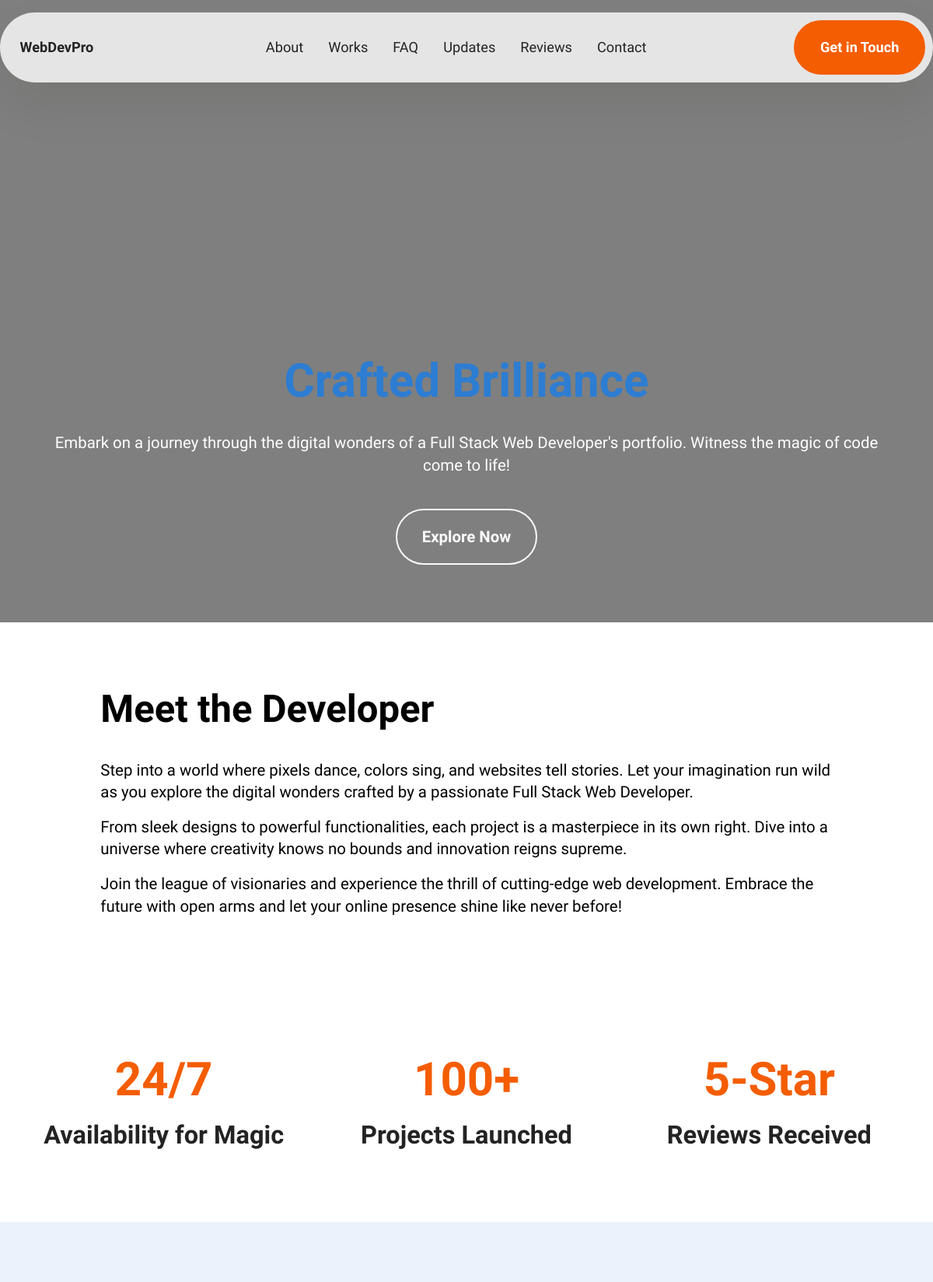
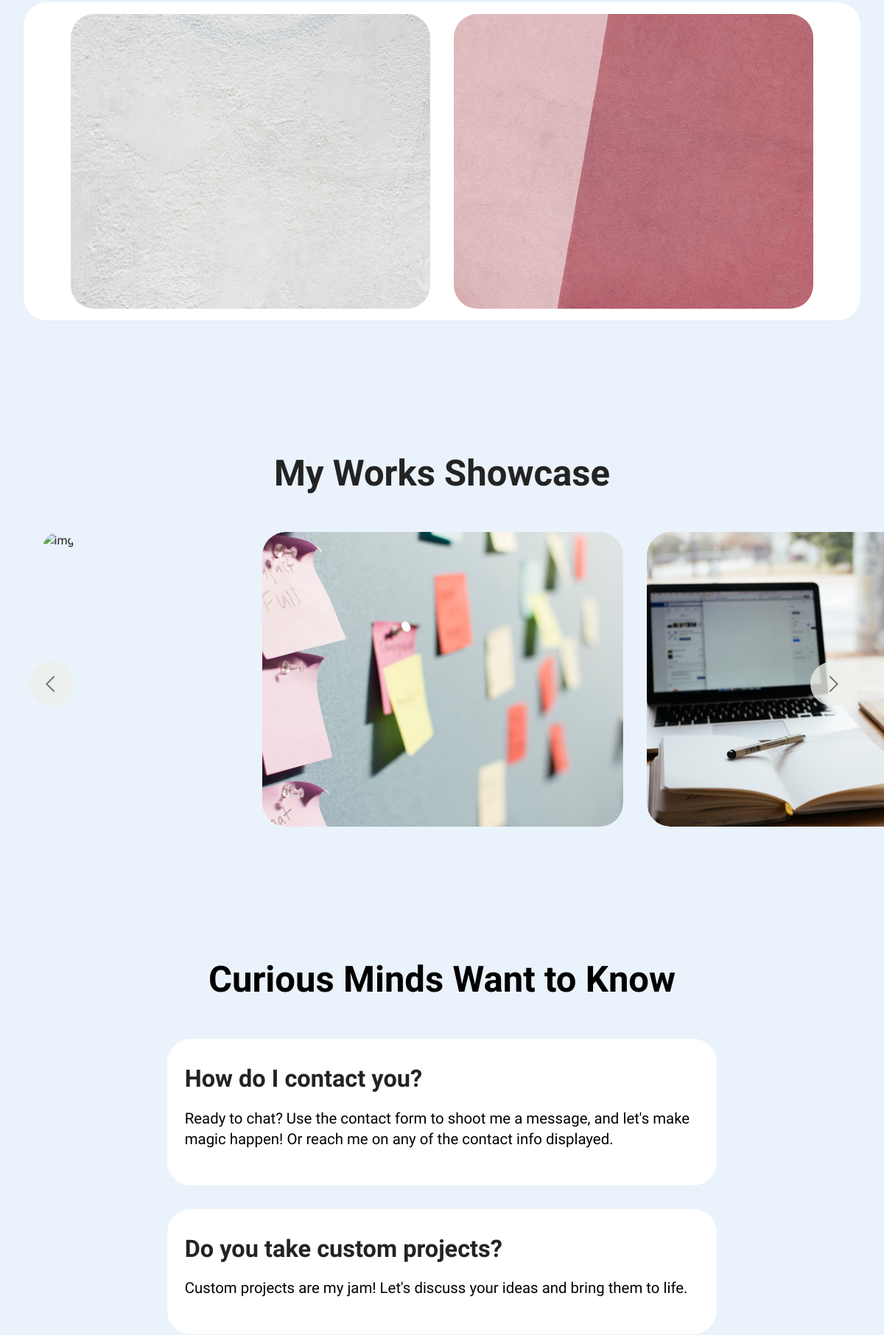
The page / (upper part) on the database its author committed (2 pictures, top to bottom).
### core/models.py (models this page shows, shortened)
class SingletonModel(models.Model):
    class Meta:
        abstract = True

class Hero(SingletonModel):
    hero_title = models.CharField(max_length=255)
    hero_content = models.CharField(max_length=255)
    button_url = models.CharField(max_length=255)
    button_title = models.CharField(max_length=255, default='Explore Now')
    bg_video = models.FileField(upload_to='pageFiles/Videos', blank=True, null=True)
    bg_img = models.ImageField(upload_to='pageFiles/images', blank=True, null=True)
    class Meta:
        ordering = ('hero_title',)
        verbose_name_plural = 'Hero Content'

class About(SingletonModel):
    about_title = models.CharField(max_length=255)
    about_content = models.TextField(null=True, blank=True)
    ab_list = models.ManyToManyField('Ab_list', blank=True)
    ab_img = models.ManyToManyField('Ab_img', blank=True)
    class Meta:
        ordering = ('about_title',)
        verbose_name_plural = 'About Content'

class Ab_list(models.Model):
    title = models.CharField(max_length=255)
    value = models.CharField(max_length=255)
    class Meta:
        ordering = ('title',)
        verbose_name_plural = 'About list'

class Ab_img(models.Model):
    alt = models.CharField(max_length=255)
    img = models.ImageField(upload_to='pageFiles/images', blank=True, null=True)
    class Meta:
        ordering = ('alt',)
        verbose_name_plural = 'About images'

class Showcase(models.Model):
    alt = models.CharField(max_length=255)
    img = models.ImageField(upload_to='pageFiles/images', blank=True, null=True)
    class Meta:
        ordering = ('alt',)
        verbose_name_plural = 'Showcase Images'

class FAQ(models.Model):
    question = models.CharField(max_length=255)
    ans = models.TextField()
    class Meta:
        ordering = ('question',)
        verbose_name_plural = 'FAQ'

### core/views.py (the view)
# urls.py: path('', index, name='index'),
def index(request):
    hero = Hero.objects.first()
    about = About.objects.first()
    gallery = Showcase.objects.all().order_by('?')
    faq = FAQ.objects.all().order_by('?')[:5]
    cta = CTA.objects.first()
    rev_query = Rev.objects.all()
    revs = random.sample(list(rev_query), min(len(rev_query), 3))
    blog = Blog.objects.all().order_by('-id')[:4]
    scocials = Socials.objects.all()
    support = Support.objects.all().order_by('-id')[:6]
    contact = Contacts.objects.all().order_by('id')
    map = Map.objects.first()
    if request.method == 'POST':
        form = MessageForm(request.POST)
        if form.is_valid():
            form.save()
            messages.success(request, 'Your message has been sent successfully.')
            form = MessageForm()  # Clear the form after successful submission
        else:
            messages.error(request, 'There was an error in your form. Please correct it and try again.')
    else:
        form = MessageForm()
    return render(request, 'core/index.html', {
        'hero' : hero,
        'about' : about,
        'gallery' : gallery,
        'faq' : faq,
        'cta' : cta,
        'revs' : revs,
        'blog' : blog,
        'scocials' : scocials,
        'support' : support,
        'form' : form,
        'contact' : contact,
        'map' : map,
    })

### core/templates/core/index.html (shortened to what this page needs)
{% extends 'core/base.html' %}
{% block content %}
{% load static %}
  <section class="header18 cid-ucBtTFDuSt mbr-fullscreen">
    {% if hero.bg_video %}
        <video autoplay loop muted playsinline>
            <source src="{{ hero.bg_video.url }}" type="video/mp4">
        </video>
    {% elif hero.bg_img %}
        <img class="herobg " src="{{ hero.bg_img.url }}" alt="">
    {% endif %}
    <div class="container-fluid">
        <div class="row">
            <div class="content-wrap col-12 col-md-12">
                <h1 class="mbr-section-title mbr-fonts-style mbr-white mb-4 display-1">
                    <strong>{{ hero.hero_title }}</strong>
                </h1>
                <p class="mbr-fonts-style mbr-text mbr-white mb-4 display-7">{{ hero.hero_content }}</p>
                <div class="mbr-section-btn">
                    <a class="btn btn-white-outline display-7" href="{{ hero.button_url }}">{{ hero.button_title }}</a>
                </div>
            </div>
        </div>
    </div>
  </section>
  <section data-bs-version="5.1" class="article12 cid-ucBtTFDrx5" id="about-me-12-ucBtTFDrx5">
      <div class="container">
          <div class="row justify-content-center">
              <div class="col-md-12 col-lg-10">
                  <h3 class="mbr-section-title mbr-fonts-style mb-4 mt-0 display-2">
                  <strong>{{ about.about_title }}</strong>
                  </h3>
                  <p class="mbr-text mbr-fonts-style display-7">{{ about.about_content | safe }}</p>
              </div>
          </div>
      </div>
  </section>
  <section data-bs-version="5.1" class="features023 cid-ucBtTFDklI" id="metrics-1-ucBtTFDklI">
      <div class="container">
          <div class="row content-row justify-content-center">
            {% for lst in about.ab_list.all %}
              <div class="item features-without-image col-12 col-md-6 col-lg-4 item-mb">
                  <div class="item-wrapper">
                      <div class="title mb-2 mb-md-3">
                          <span class="num mbr-fonts-style display-1">
                              <strong>{{ lst.value }}</strong></span>
                      </div>
                      <h4 class="card-title mbr-fonts-style display-5">
                          <strong> {{ lst.title }} </strong>
                      </h4>
                  </div>
              </div>
            {% endfor %}
          </div>
      </div>
  </section>
  <section data-bs-version="5.1" class="article01 cid-ucBtTFDZDa" id="generic-text-1-ucBtTFDZDa">
      <div class="container">
          <div class="row justify-content-center">
              <div class="card col-md-12 col-lg-12">
                  <div class="card-wrapper container">
                      <div class="row m-3">
                        {% for img in about.ab_img.all %}
                          <div class="image-wrapper col-12 col-sm-6 justify-content-center">
                              <img src="{{ img.img.url }}" alt="img">
                          </div>
                        {% endfor %}
                      </div>
                  </div>
              </div>
          </div>
      </div>
  </section>
  <section data-bs-version="5.1" class="slider4 mbr-embla cid-ucBtTFDcJ5" id="gallery-5-ucBtTFDcJ5">
    <div class="container-fluid">
      <div class="row mb-5 justify-content-center">
        <div class="col-12 content-head">
          <h3 class="mbr-section-title mbr-fonts-style align-center mb-0 display-2">
            <strong>My Works Showcase</strong>
          </h3>
        </div>
      </div>
      <div class="row">
        <div class="col-12">
          <div class="embla position-relative" data-skip-snaps="true" data-align="center" data-contain-scroll="trimSnaps" data-loop="true" data-auto-play="true" data-auto-play-interval="2" data-draggable="true">
            <div class="embla__viewport">
              <div class="embla__container">
                {% for gallery in gallery %}
                <div class="embla__slide slider-image item" style="margin-left: 1rem; margin-right: 1rem;">
                  <div class="slide-content">
                    <div class="item-img">
                      <div class="item-wrapper">
                        <img src="{{ gallery.img.url }}" alt="img" title="">
                      </div>
                    </div>
                  </div>
                </div>
                {% endfor %}
              </div>
            </div>
            <button class="embla__button embla__button--prev">
              <span class="mobi-mbri mobi-mbri-arrow-prev" aria-hidden="true"></span>
            </button>
            <button class="embla__button embla__button--next">
              <span class="mobi-mbri mobi-mbri-arrow-next" aria-hidden="true"></span>
            </button>
          </div>
        </div>
      </div>
    </div>
  </section>
  <section data-bs-version="5.1" class="list05 cid-ucBtTFEJJj" id="faq-3-ucBtTFEJJj">
      <div class="container">
          <div class="col-12 mb-5 content-head">
              <h3 class="mbr-section-title mbr-fonts-style align-center mb-0 display-2">
                  <strong>Curious Minds Want to Know</strong>
              </h3>
          </div>
          <div class="row justify-content-center ">
              <div class="col-12 col-lg-8">
                {% for faq in faq %}
                  <div class="item features-without-image col-12 active">
                      <div class="item-wrapper">
                          <h5 class="mbr-card-title mbr-fonts-style mt-0 mb-3 display-5">
                              <strong>{{ faq.question }}</strong></h5>
                          <p class="mbr-text mbr-fonts-style mt-0 mb-3 display-7">{{ faq.ans }}</p>
                      </div>
                  </div>
                {% endfor %}
              </div>
          </div>
      </div>
  </section>
  {% endblock %}

### core/templates/core/base.html (shortened to what this page needs)
<!DOCTYPE html>
<html lang="en">
<head>
    {% load static %}
    <link rel="stylesheet" href="{% static 'assets/web/assets/mobirise-icons2/mobirise2.css' %}">
    <link rel="stylesheet" href="{% static 'assets/bootstrap/css/bootstrap.min.css' %}">
    <link rel="stylesheet" href="{% static 'assets/bootstrap/css/bootstrap-grid.min.css' %}">
    <link rel="stylesheet" href="{% static 'assets/bootstrap/css/bootstrap-reboot.min.css' %}">
    <link rel="stylesheet" href="{% static 'assets/bootstrap-icons/bootstrap-icons.css' %}">
    <link rel="stylesheet" href="{% static 'assets/parallax/jarallax.css' %}">
    <link rel="stylesheet" href="{% static 'assets/dropdown/css/style.css' %}">
    <link rel="stylesheet" href="{% static 'assets/socicon/css/styles.css' %}">
    <link rel="stylesheet" href="{% static 'assets/theme/css/style.css' %}">
    <link rel="stylesheet" href="{% static 'assets/mobirise/css/mbr-additional.css' %}" type="text/css">
</head>
<body>
    <section data-bs-version="5.1" class="menu menu2 cid-ucBtTFCVF0" once="menu" id="menu-5-ucBtTFCVF0">
      <nav class="navbar navbar-dropdown navbar-fixed-top navbar-expand-lg">
          <div class="container">
              <div class="navbar-brand">
                  <span class="navbar-caption-wrap"><a class="navbar-caption text-black display-4" href="#">WebDevPro</a></span>
              </div>
              <div class="collapse navbar-collapse" id="navbarSupportedContent">
                  <ul class="navbar-nav nav-dropdown" data-app-modern-menu="true">
                      <li class="nav-item">
                          <a class="nav-link link text-black display-4" href="#about-me-12-ucBtTFDrx5">About</a>
                      </li>
                      <li class="nav-item">
                        <a class="nav-link link text-black display-4" href="#gallery-5-ucBtTFDcJ5">Works</a>
                      </li>
                      <li class="nav-item">
                        <a class="nav-link link text-black display-4" href="#faq-3-ucBtTFEJJj">FAQ</a>
                      </li>
                      <li class="nav-item">
                        <a class="nav-link link text-black display-4" href="#news-1-ucBtTFFzWx">Updates</a>
                      </li>
                      <li class="nav-item">
                          <a class="nav-link link text-black display-4" href="#testimonials-4-ucBtTFFhgT" aria-expanded="false">Reviews</a>
                      </li>
                      <li class="nav-item">
                          <a class="nav-link link text-black display-4" href="#contacts-2-ucBtTFGpgN">Contact</a>
                      </li>
                  </ul>
                  <div class="navbar-buttons mbr-section-btn">
                      <a class="btn btn-primary display-4" href="#contacts-2-ucBtTFGpgN">Get in Touch</a>
                  </div>
              </div>
          </div>
      </nav>
    </section>
  {% block content %}
  {% endblock %}
</body>
</html>

### static/assets/dropdown/css/style.css (style rules this page uses)
.navbar-dropdown { left: 0; padding: 0; position: absolute; right: 0; top: 0; transition: all 0.45s ease; z-index: 1030; background: #282828; }
.navbar-dropdown .navbar-caption { font-weight: 700; white-space: normal; vertical-align: -4px; line-height: 3.125rem !important; }
.navbar-dropdown .navbar-caption, .navbar-dropdown .navbar-caption:hover { color: inherit; text-decoration: none; }
.navbar-dropdown.navbar-fixed-top { position: fixed; }
.navbar-dropdown .navbar-brand span { vertical-align: -4px; }
.nav-dropdown { font-size: 0.75rem; font-weight: 500; height: auto !important; }
.nav-dropdown .link { margin: .667em 1.667em; font-weight: 500; padding: 0; transition: color .2s ease-in-out; }
.nav-dropdown .link::after, .nav-dropdown .dropdown-item::after { color: inherit; }

### static/assets/theme/css/style.css (style rules this page uses)
section { background-color: #ffffff; }
body { font-style: normal; line-height: 1.5; font-weight: 400; color: #232323; position: relative; }
button { background-color: transparent; border-color: transparent; }
.embla__button, .carousel-control { background-color: #edefea !important; opacity: 0.8 !important; color: #464845 !important; border-color: #edefea !important; }
section, .container, .container-fluid { position: relative; word-wrap: break-word; }
a { font-style: normal; font-weight: 400; cursor: pointer; }
a, a:hover { text-decoration: none; }
.mbr-section-title { font-style: normal; line-height: 1.3; }
.mbr-text { font-style: normal; line-height: 1.7; }
h1, h2, h3, h4, h5, h6, .display-1, .display-2, .display-4, .display-5, .display-7, span, p, a { line-height: 1; word-break: break-word; word-wrap: break-word; font-weight: 400; }
b, strong { font-weight: bold; }
section { background-position: 50% 50%; background-repeat: no-repeat; background-size: cover; }
.mbr-white { color: #ffffff; }
.align-center { text-align: center; }
img, iframe { display: block; width: 100%; }
.card { background-color: transparent; border: none; }
.mbr-section-btn { margin-left: -0.6rem; margin-right: -0.6rem; font-size: 0; }
.btn { font-weight: 600; border-width: 1px; font-style: normal; margin: 0.6rem 0.6rem; white-space: normal; transition: all 0.2s ease-in-out; display: inline-flex; align-items: center; justify-content: center; word-break: break-word; }
nav .mbr-section-btn { margin-left: 0rem; margin-right: 0rem; }
.mbr-fullscreen { display: flex; display: -moz-flex; display: -ms-flex; display: -o-flex; align-items: center; min-height: 100vh; padding-top: 3rem; padding-bottom: 3rem; }
.menu .navbar-brand { display: -webkit-flex; }
.menu .navbar-brand span { display: flex; display: -webkit-flex; }
.menu .navbar-brand .navbar-caption-wrap { display: -webkit-flex; }
@media (min-width: 992px) { .menu .navbar-nav.nav-dropdown { display: -webkit-flex; } }
.navbar { display: -webkit-flex; -webkit-flex-wrap: wrap; -webkit-align-items: center; -webkit-justify-content: space-between; }
.navbar-collapse { -webkit-flex-basis: 100%; -webkit-flex-grow: 1; -webkit-align-items: center; }
.nav-dropdown .link { padding: 0.667em 1.667em !important; margin: 0 !important; }
.row { display: -webkit-flex; -webkit-flex-wrap: wrap; }
.justify-content-center { -webkit-justify-content: center; }
.card-wrapper { -webkit-flex: 1; }
html, body { height: auto; min-height: 100vh; }
.row > * { padding-right: 1rem; padding-left: 1rem; }
ul, ol, pre, blockquote { margin-bottom: 2.3125rem; }
.mb-4 { margin-bottom: 2rem !important; }
.container, .container-fluid { padding-left: 16px; padding-right: 16px; }
.row { margin-left: -16px; margin-right: -16px; }
.row > [class*=col] { padding-left: 16px; padding-right: 16px; }
@media (min-width: 992px) { .container-fluid { padding-left: 32px; padding-right: 32px; } }
.item { position: relative; }

### core/templates/core/base.html (style rules this page uses)
.header18 { position: relative; overflow: hidden; }
.header18 video { position: absolute; top: 0; left: 0; width: 100%; height: 100%; object-fit: cover; }

### rows shown on the page
Hero: hero_content "Embark on a journey through the digital wonders of a Full Stack Web Developer's portfolio. Witness the magic of code come to life!", button_title "Explore Now"
About: about_title "Meet the Developer", about_content "Step into a world where pixels dance, colors sing, and websites tell stories. Let your imagination run wild as you explore the digital wonders crafted by a passionate Full Stack Web Developer. From sleek designs to powerful functionalities, each project is a masterpiece in its own right. Dive into a universe where creativity knows no bounds and innovation reigns supreme. Join the league of visionaries and experience the thrill of cutting-edge web development. Embrace the future with open arms and let your online presence shine like never before!"
Ab_list: value "24/7", title "Availability for Magic"
Ab_list: value "100+", title "Projects Launched"
Ab_list: value "5-Star", title "Reviews Received"
Ab_img: img (picture)
Ab_img: img (picture)
Showcase: img (picture)
Showcase: img (picture)
FAQ: question "How do I contact you?", ans "Ready to chat? Use the contact form to shoot me a message, and let's make magic happen! Or reach me on any of the contact info displayed."
FAQ: question "Do you take custom projects?", ans "Custom projects are my jam! Let's discuss your ideas and bring them to life."
